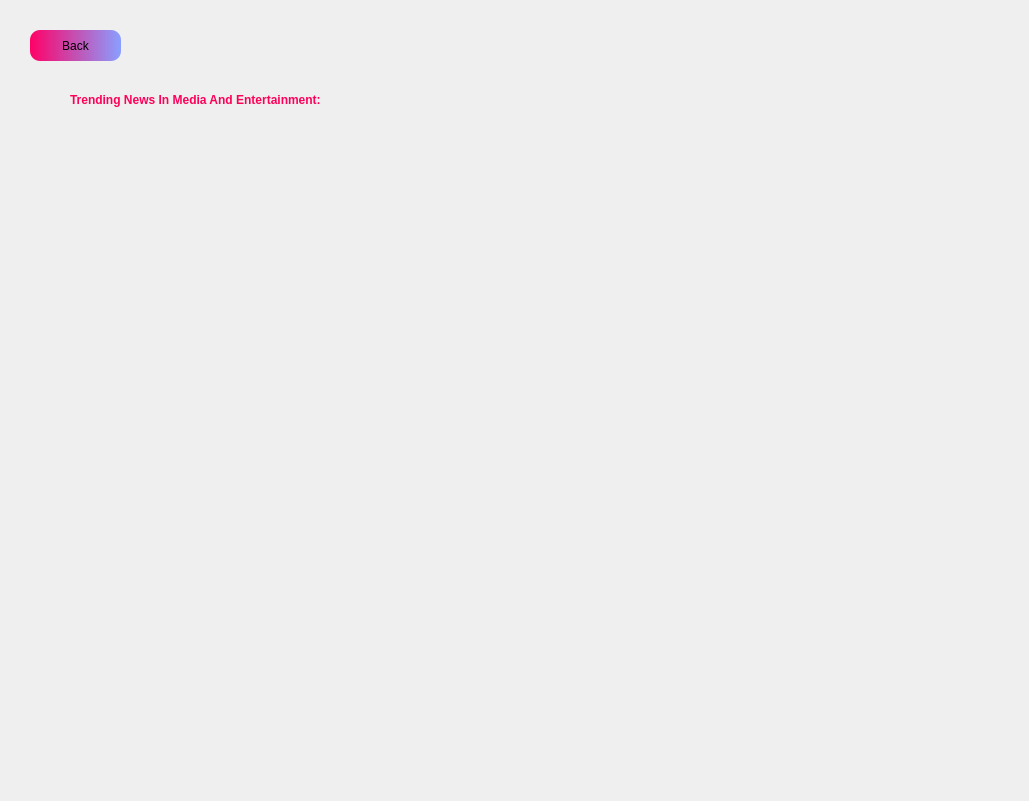
<?xml version="1.0" encoding="UTF-8"?>
<ui version="4.0">
 <class>MainWindow</class>
 <widget class="QMainWindow" name="MainWindow">
  <property name="geometry">
   <rect>
    <x>0</x>
    <y>0</y>
    <width>1029</width>
    <height>801</height>
   </rect>
  </property>
  <property name="windowTitle">
   <string>MainWindow</string>
  </property>
  <widget class="QWidget" name="centralwidget">
   <widget class="QLabel" name="label">
    <property name="geometry">
     <rect>
      <x>-4</x>
      <y>-8</y>
      <width>1031</width>
      <height>811</height>
     </rect>
    </property>
    <property name="styleSheet">
     <string notr="true"/>
    </property>
    <property name="text">
     <string/>
    </property>
    <property name="pixmap">
     <pixmap resource="redtriangles.qrc">:/newPrefix/wp1837018-television-wallpapers.jpg</pixmap>
    </property>
    <property name="scaledContents">
     <bool>true</bool>
    </property>
   </widget>
   <widget class="QLabel" name="label_2">
    <property name="geometry">
     <rect>
      <x>70</x>
      <y>-10</y>
      <width>1001</width>
      <height>221</height>
     </rect>
    </property>
    <property name="styleSheet">
     <string notr="true">font: 25pt &quot;Tempus Sans ITC&quot;;
color: rgb(255, 0, 89);
</string>
    </property>
    <property name="text">
     <string>&lt;html&gt;&lt;head/&gt;&lt;body&gt;&lt;p&gt;&lt;span style=&quot; font-weight:600;&quot;&gt;Trending News In Media And Entertainment:&lt;/span&gt;&lt;/p&gt;&lt;/body&gt;&lt;/html&gt;</string>
    </property>
    <property name="wordWrap">
     <bool>false</bool>
    </property>
    <property name="openExternalLinks">
     <bool>true</bool>
    </property>
   </widget>
   <widget class="QScrollArea" name="scrollArea">
    <property name="geometry">
     <rect>
      <x>69</x>
      <y>129</y>
      <width>891</width>
      <height>651</height>
     </rect>
    </property>
    <property name="minimumSize">
     <size>
      <width>891</width>
      <height>651</height>
     </size>
    </property>
    <property name="styleSheet">
     <string notr="true">background-color: rgba(0, 0, 0, 0);</string>
    </property>
    <property name="widgetResizable">
     <bool>true</bool>
    </property>
    <widget class="QWidget" name="scrollAreaWidgetContents">
     <property name="geometry">
      <rect>
       <x>0</x>
       <y>0</y>
       <width>889</width>
       <height>649</height>
      </rect>
     </property>
     <layout class="QGridLayout" name="gridLayout">
      <item row="0" column="0">
       <widget class="QWidget" name="widget" native="true"/>
      </item>
     </layout>
    </widget>
   </widget>
   <widget class="QPushButton" name="back">
    <property name="geometry">
     <rect>
      <x>30</x>
      <y>30</y>
      <width>91</width>
      <height>31</height>
     </rect>
    </property>
    <property name="styleSheet">
     <string notr="true">QPushButton{
border-radius:10px;
font: 75 10pt &quot;Arial&quot;;
background-color: qlineargradient(spread:pad, x1:0, y1:0, x2:1, y2:0, stop:0 rgba(255, 1, 103, 255), stop:1 rgba(137, 159, 255, 255));}
QPushButton:Hover{
border-radius:10px;
font: 75 12pt &quot;Arial&quot;;
background-color: qlineargradient(spread:pad, x1:0, y1:0, x2:1, y2:0, stop:0 rgba(137, 159, 255, 255), stop:1 rgba(255, 1, 103, 255));}</string>
    </property>
    <property name="text">
     <string>Back</string>
    </property>
   </widget>
  </widget>
 </widget>
 <resources>
  <include location="redtriangles.qrc"/>
 </resources>
 <connections/>
</ui>
